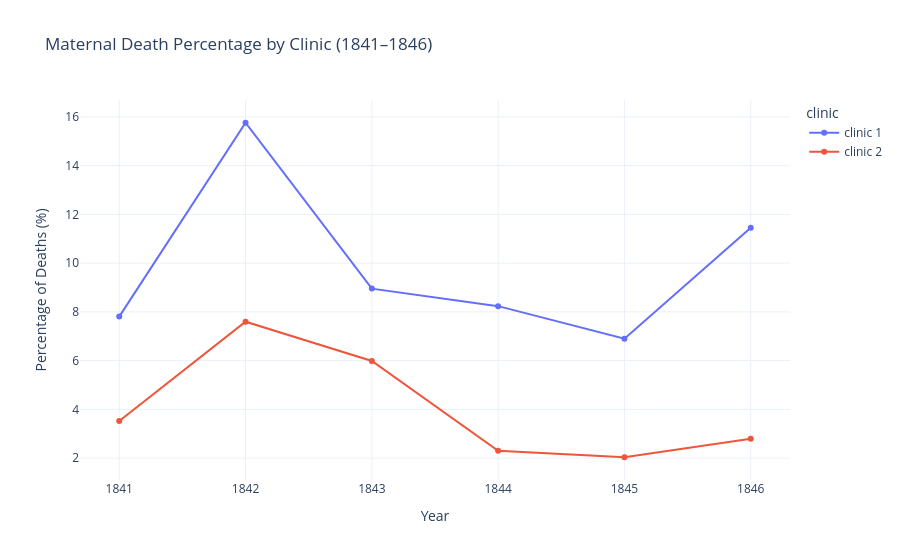

The notebook cell saved with this chart:
### Markdown cell above
Clinic 1 had a **much higher maternal death rate** than Clinic 2.
Across the whole period, Clinic 1 lost **9.92%** of the women who gave birth, while Clinic 2 lost **3.88%** — meaning Clinic 1 was **over twice as deadly**.
This confirms that childbirth in Clinic 1 was dramatically more dangerous, matching historical accounts of poor hygiene practices among doctors.

### Code cell
# Plotly line chart for yearly percentage of deaths
fig = px.line(
    df_yearly,
    x="year",
    y="pct_deaths",
    color="clinic",
    markers=True,
    title="Maternal Death Percentage by Clinic (1841–1846)",
)
fig.update_layout(
    yaxis_title="Percentage of Deaths (%)",
    xaxis_title="Year",
    template="plotly_white"
)
fig.show()

### Figure 1 — Plotly figure (JSON) as saved in the notebook; plotly's stock layout.template omitted (floating-point values rounded to 4 significant figures)
{"data": [{"hovertemplate": "clinic=clinic 1<br>year=%{x}<br>pct_deaths=%{y}<extra></extra>", "legendgroup": "clinic 1", "line": {"color": "#636efa", "dash": "solid"}, "marker": {"symbol": "circle"}, "mode": "lines+markers", "name": "clinic 1", "orientation": "v", "showlegend": true, "x": [1841, 1842, 1843, 1844, 1845, 1846], "xaxis": "x", "y": [7.806, 15.76, 8.954, 8.236, 6.901, 11.45], "yaxis": "y", "type": "scatter"}, {"hovertemplate": "clinic=clinic 2<br>year=%{x}<br>pct_deaths=%{y}<extra></extra>", "legendgroup": "clinic 2", "line": {"color": "#EF553B", "dash": "solid"}, "marker": {"symbol": "circle"}, "mode": "lines+markers", "name": "clinic 2", "orientation": "v", "showlegend": true, "x": [1841, 1842, 1843, 1844, 1845, 1846], "xaxis": "x", "y": [3.522, 7.597, 5.988, 2.3, 2.036, 2.797], "yaxis": "y", "type": "scatter"}], "layout": {"xaxis": {"anchor": "y", "domain": [0.0, 1.0], "title": {"text": "Year"}}, "yaxis": {"anchor": "x", "domain": [0.0, 1.0], "title": {"text": "Percentage of Deaths (%)"}}, "legend": {"title": {"text": "clinic"}, "tracegroupgap": 0}, "title": {"text": "Maternal Death Percentage by Clinic (1841–1846)"}}}
